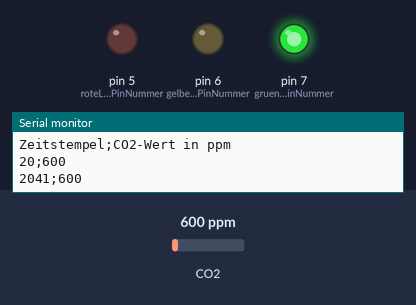
A sketch run on a simulated Arduino Uno, built with avr-gcc and run on an emulated ATmega328P. Parts: output pins drawn as LEDs (lit = HIGH), the last lines printed to the serial monitor. Inputs (shaded band) come from the test bench; at power-on: CO2 600 ppm.

Above: at 2.8 s.
2.9 s: CO2 set to 967 ppm
5.6 s: CO2 set to 1034 ppm
At 6.6 s:
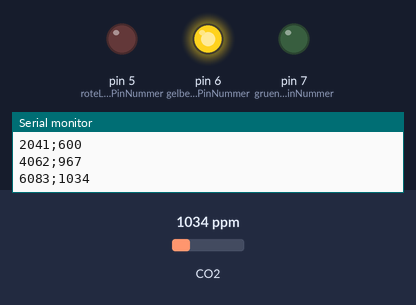
8.3 s: CO2 set to 1359 ppm
11.3 s: CO2 set to 1422 ppm
At 13.5 s:
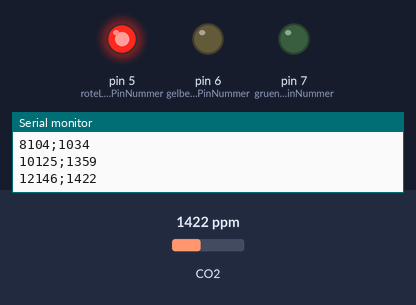
14.0 s: CO2 set to 452 ppm
At 14.6 s:
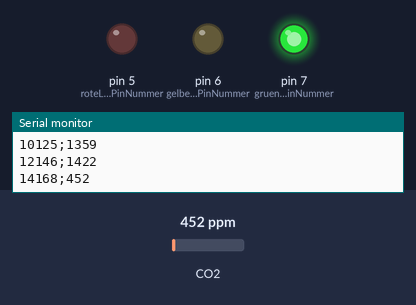
16.7 s: CO2 set to 1050 ppm
At 19.2 s:
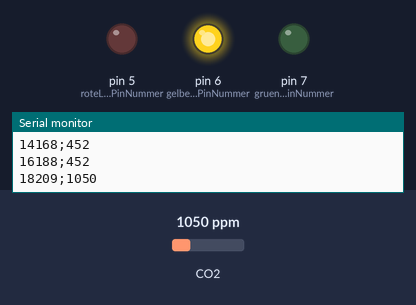
Timing chart, 0 to 20.7 s (numbered marks = the images above; inputs shaded):
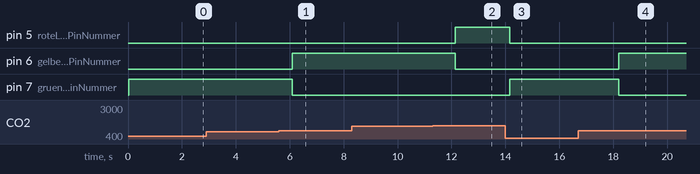

The sketch:

C02_Sketch.ino
```cpp
//Autor: Daniel Katzberg

//Bibliotheken, NICHT ÄNDERN.
#include "MHZ19.h"
#include <SoftwareSerial.h>

// Pin Nummern auf dem Arduino für die LEDs
const int roteLEDPinNummer = 5;    //Ansteuerung des roten Lichtes
const int gelbeLEDPinNummer = 6;   //Ansteuerung des gelben Lichtes
const int grueneLEDPinNummer = 7;  //Ansteuerung des grünen Lichtes

// Pin Nummern auf dem Arduino für den CO2-Sensor
// Hinweis: Diese Pin-Nummern sind zum Schaltplan vertauscht. Das ist gewollt! Bitte wie geplant verkabeln.
#define RXPINNummer 10  // RX Anschluss des CO2-Sensors (R = Read, Lesen)
#define TXPINNummer 11  // TX Anschluss des CO2-Sensors (T = Transmit, Übertragen)
#define BAUDRATE 9600   // Baudrate des CO2-Sensors. NICHT ÄNDERN!!

//Die Variable co2Sensor steht hier als Stellvertreter für den CO2-Sensor
MHZ19 co2Sensor;

//Stellt im Programm die Verbindung zum RX / TX Anschluss des Sensors her.
SoftwareSerial co2Serial(RXPINNummer, TXPINNummer);

void setup()
{
    // PIN Modus für TX (Transmit = Übermitteln) and RX (Read = Lesen) des Co2 Sensors
    pinMode(RXPINNummer, INPUT);
    pinMode(TXPINNummer, OUTPUT);

    // Stellt die PINs für die Ampel als Output ein. Das heißt, es werden Signale zur Ampel geschickt.
    pinMode(roteLEDPinNummer, OUTPUT);
    pinMode(gelbeLEDPinNummer, OUTPUT);
    pinMode(grueneLEDPinNummer, OUTPUT);

    // Einrichtung und Start der Datenauswertung. NICHT ÄNDERN!
    Serial.begin(BAUDRATE);
    co2Serial.begin(BAUDRATE);
    co2Sensor.begin(co2Serial);
    co2Sensor.autoCalibration();

    //Überschrift in der CSV Zeile
    Serial.println("Zeitstempel;CO2-Wert in ppm");
}

void loop()
{
    // In dieser Variable werden später die CO2 Werte gespeichert. Die Einheit dafür ist ppm ((Parts per Million) Teile pro Millionen Teile)
    int co2WertInPPM;

    // An dieser Stelle wird nun der aktuelle CO2 Wert ausgelesen.
    co2WertInPPM = co2Sensor.getCO2();

    // Die CO2-Daten werden als mit einem Zeitstempel versehen
    // Eine Zeile (= ein Datum) könnte dann so aussehen:
    // 152334;723
    // Dies entspricht dem CSV - Dateistandard.
    Serial.print(millis());
    Serial.print(";");
    Serial.println(co2WertInPPM);

    // Der Co2 - Wert ist über 1400 ppm, so leuchtet die rote LED.
    // LOW bedeutet: LED ist aus
    // HIGH bedeutet: LED ist an
    if (co2WertInPPM >= 1400) {
      digitalWrite(roteLEDPinNummer, HIGH);
      digitalWrite(gelbeLEDPinNummer, LOW);
      digitalWrite(grueneLEDPinNummer, LOW);
    }

    //Ist der CO2 Wert zwischen 1000 und 1400, so leuchtet die gelbe LED.
    if (co2WertInPPM < 1400 && co2WertInPPM >= 1000) {
      digitalWrite(roteLEDPinNummer, LOW);
      digitalWrite(gelbeLEDPinNummer, HIGH);
      digitalWrite(grueneLEDPinNummer, LOW);
    }

    //Ist der CO2 Wert kleiner als 1000 die grüne LED.
    if (co2WertInPPM < 1000) {
      digitalWrite(roteLEDPinNummer, LOW);
      digitalWrite(gelbeLEDPinNummer, LOW);
      digitalWrite(grueneLEDPinNummer, HIGH);
    }

    // Bis zur nächsten Auslesung sollen 2000 Millisekunden = 2 Sekunden gewartet werden.
    delay(2000);
}
```

Measured:
- the behaviour switches between 999 and 1000 ppm on CO2 (found by bisection; images 0 and 1)
- the behaviour switches between 1399 and 1400 ppm on CO2 (found by bisection; images 1 and 2)
- after the input at 5.6 s, pin 6 (gelbeLEDPinNummer): LOW → HIGH after 0.48 s; pin 7 (grueneLEDPinNummer): HIGH → LOW after 0.48 s
- after the input at 11.3 s, pin 5 (roteLEDPinNummer): LOW → HIGH after 0.85 s; pin 6 (gelbeLEDPinNummer): HIGH → LOW after 0.85 s
- after the input at 14.0 s, pin 5 (roteLEDPinNummer): HIGH → LOW after 0.17 s; pin 7 (grueneLEDPinNummer): LOW → HIGH after 0.17 s
- after the input at 16.7 s, pin 6 (gelbeLEDPinNummer): LOW → HIGH after 1.5 s; pin 7 (grueneLEDPinNummer): HIGH → LOW after 1.5 s
